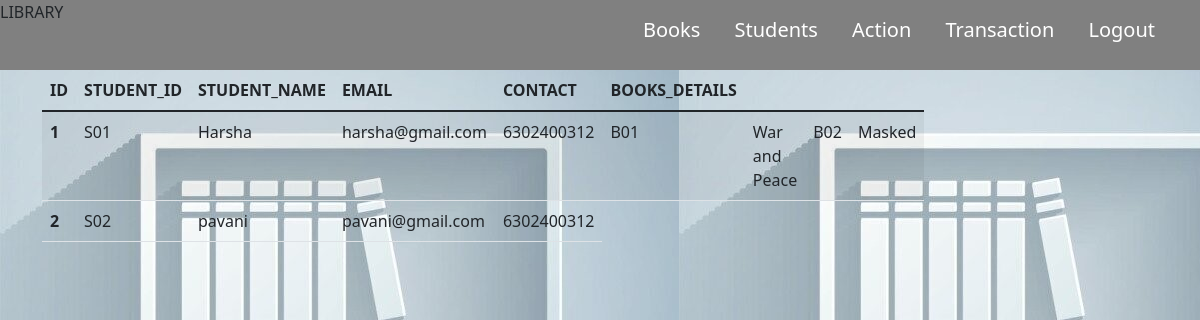
/details, run on the app's committed database.
### models.py (models this page shows)
class User(db.Model):
  id=db.Column(db.Integer,primary_key=True)
  studentid=db.Column(db.String(20),nullable=False)
  studentname=db.Column(db.String(20),nullable=False)
  email=db.Column(db.String(20),nullable=False)
  contact=db.Column(db.String(20),nullable=False)
  books=db.relationship('Book', backref='owner',lazy=True)

class Book(db.Model):
  id=db.Column(db.Integer,primary_key=True)
  bookid=db.Column(db.String(20),nullable=False)
  bookname=db.Column(db.String(30),nullable=False)
  author=db.Column(db.String(30),nullable=False)
  publisher=db.Column(db.String(30),nullable=False)
  copies=db.Column(db.Integer,nullable=False)
  issuedcopies=db.Column(db.Integer,default=0)
  issues=db.relationship('Issue',backref='issuedto',lazy=True)
  user_id=db.Column(db.Integer,db.ForeignKey('user.id'))

### app.py (the view)
@app.route('/details',methods=['POST','GET'])
def studentdetailsf():
  form=studentdata()
  allusers=User.query.all()
  return render_template('studentdetails.html',form=form,allusers=allusers)

### templates/studentdetails.html (shortened to what this page needs)
{% extends "base.html" %}
{% block content %}
<form method="POST" action="">
   <table class="table table-striped">
      <thead>
        <tr>
          <th scope="col">ID</th>
          <th scope="col">STUDENT_ID</th>
          <th scope="col">STUDENT_NAME</th>
          <th scope="col">EMAIL</th>
          <th scope="col">CONTACT</th>
          <th scope="col">BOOKS_DETAILS</th>
        </tr>
      </thead>
      <tbody>
      {% for x in allusers %}
      <tr>
         <th scope="row">{{x.id}}</th>
         <td>{{x.studentid}}</td>
         <td>{{x.studentname}}</td>
         <td>{{x.email}}</td>
         <td>{{x.contact}}</td>
         {% for y in x.books %}
            {% if y.issuedcopies %}
             <td>{{y.bookid}}</td>
             <td>{{ y.bookname }}</td>
            {% endif %}
         {% endfor %}
      </tr>
      {% endfor %}
      </tbody>
   </table>
</form>
{% endblock %}

### static/homedemostatic.css (style rules this page uses)
body,html { margin: 0; padding: 0; background-image: url('homepagebackground.jpg'); background-color:grey }

### data on the page
User: id "1", studentid "S01", studentname "Harsha", email "harsha@gmail.com", contact "6302400312"
Book: bookid "B01", bookname "War and Peace"
Book: bookid "B02", bookname "Masked"
User: id "2", studentid "S02", studentname "pavani", email "pavani@gmail.com", contact "6302400312"
